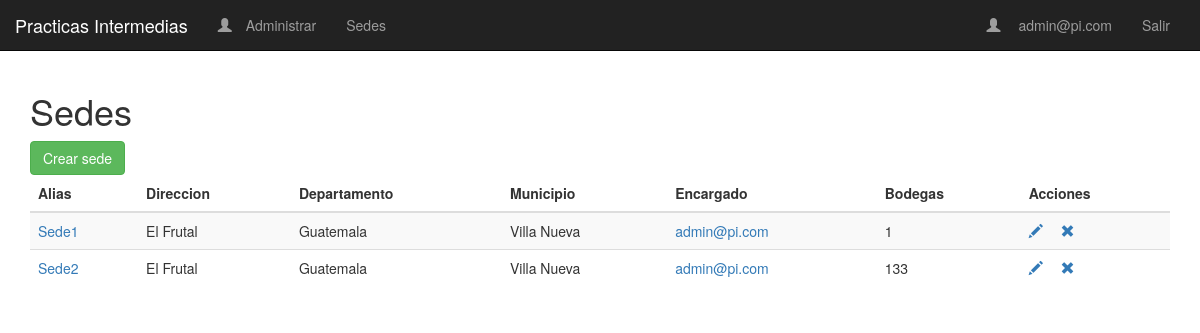
Screenshot of /sedes (signed in) with the database file from the repository.
### sedes/models.py (models this page shows, shortened)
class Usuario(AbstractBaseUser, PermissionsMixin):
    dpi = models.BigIntegerField(
        unique=True,
        validators=[
            MaxValueValidator(9999999999999),
            MinValueValidator(100000000000)
        ]
    )
    nombre = models.CharField(max_length=300)
    fecha_nacimiento = models.DateField('Fecha Nacimiento')
    email = models.EmailField(_('Correo Electronico'), primary_key=True)
    is_admin = models.BooleanField(default=False)
    is_staff = models.BooleanField(default=False)
    is_active = models.BooleanField(default=True)
    date_joined = models.DateTimeField(default=timezone.now)
    USERNAME_FIELD = 'email'
    REQUIRED_FIELDS = ['dpi', 'fecha_nacimiento']
    objects = CustomUserManager()
    class Meta:
        permissions = (("registrar_cliente", "Para registrar clientes de una sede"),
                   ("registrar_venta", "Para registrar ventas de productos"),
                   ("visualizar_reporte", "Para visualizar reportes de ventas"),
                   ("actualizar_inventario", "Para modificar la cantidad de productos del inventario"),
                   ("solicitar_transferencia", "Para solicitar una transferencia de productos"),
                   ("ordenes_transferencia_externa", "Para revisar ordenes de transferencias entre sedes"),
                   ("ordenes_transferencia_interna", "Para revisar ordenes de transferencias entre bodegas"),
                   ("ordenes_venta", "Para modificar el estado de entregado de una orden de venta"),
                   ("ordenes_transferencia", "Para modificar el estado de entregado de una orden de transferencia"))

class Sede(models.Model):
    alias = models.CharField(max_length=200, unique= True)
    direccion = models.CharField(max_length=500)
    departamento = models.CharField(max_length=50)
    municipio = models.CharField(max_length=50)
    encargado = models.ForeignKey(settings.AUTH_USER_MODEL, on_delete=models.CASCADE)
    numero_bodegas = models.IntegerField(default=0)

### sedes/views.py (the view)
# urls.py: path('sedes', views.SedeList.as_view(), name='lista_sedes'),
class SedeList(LoginRequiredMixin, ListView):
    model = Sede

### sedes/templatetags/group_checker.py (called while the page is built)
@register.filter(name='has_group')
def has_group(user, group_name):
    group = Group.objects.get(name=group_name)
    return True if group in user.groups.all() else False

### sedes/templates/sedes/sede_list.html
{% extends '../base.html' %}
{% block body_block %}
<h1>Sedes</h1>
<a class="btn btn-success" href="{% url "crear_sede" %}">Crear sede</a>
<table class="table table-striped">
    <thead class="thead-dark">
        <tr>
            <th>Alias</th>
            <th>Direccion</th>
            <th>Departamento</th>
            <th>Municipio</th>
            <th>Encargado</th>
            <th>Bodegas</th>
            <th colspan="3">Acciones</th>
        </tr>
    </thead>
    <tbody class="table-hover">
        {% for sede in object_list %}
        <tr>
            <td><a href="{% url "detalle_sede"  sede.id  %}">{{ sede.alias }}</a></td>
            <td>{{ sede.direccion }}</td>
            <td>{{ sede.departamento }}</td>
            <td>{{ sede.municipio }}</td>
            <td><a href='{% url "ver_usuario" sede.encargado.dpi %}'>{{ sede.encargado.email }}</a></td>
            <td>{{ sede.numero_bodegas }}</td>
            <td>
                <a href="{% url "modificar_sede"  sede.id  %}"> <span class="glyphicon glyphicon-pencil">&nbsp;</span></a>
                <a href="{% url "eliminar_sede"  sede.id  %}"> <span class="glyphicon glyphicon-remove">&nbsp;</span></a>
            </td>
        </tr>
        {% endfor %}
    </tbody>
</table>
{% endblock %}

### sedes/templates/base.html (shortened to what this page needs)
{% load group_checker %}
<!DOCTYPE html>
<html>
<head>
    <link rel="stylesheet" href="https://maxcdn.bootstrapcdn.com/bootstrap/3.3.7/css/bootstrap.min.css"
>
</head>
<body>
    <nav class="navbar navbar-inverse navbar-static-top">
        <div class="navbar-header">
            <a class="navbar-brand" href="#">Practicas Intermedias</a>
        </div>
        <div class="container">
            <ul class="nav navbar-nav">
                {% if user.is_authenticated %}
                {% if user.is_staff %}
                <li><a class="navbar-link" href="{% url 'admin:index' %}"><span
                            class="glyphicon glyphicon-user">&nbsp;</span>Administrar</a></li>
                {% endif %}
                <li ><a class='navbar-link' href="{% url 'lista_sedes' %}">Sedes</a></li>
                {% endif %}
            </ul>
            <ul class="nav navbar-nav navbar-right">
                {% if user.is_authenticated %}
                <li><a class="navbar-link" href="/"><span class="glyphicon glyphicon-user">&nbsp;</span>
                        {{ user.email }}</a></li>
                <li ><a class='navbar-link' href="{% url 'logout' %}">Salir</a></li>
                {% else %}
                <li><a class='navbar-link' href="{% url 'crear_usuario' %}">Registrarse</a></li>
                <li><a class='navbar-link' href="{% url 'login' %}">Iniciar Sesión</a></li>
                {% endif %}
            </ul>
        </div>
    </nav>
    <div class="container">
        {% block body_block %}
        {% endblock %}
    </div>
</body>
</html>

### rows the page displays
Usuario: email "admin@pi.com"
Sede: alias "Sede1", direccion "El Frutal", departamento "Guatemala", municipio "Villa Nueva", encargado.email "admin@pi.com", numero_bodegas "1"
Sede: alias "Sede2", direccion "El Frutal", departamento "Guatemala", municipio "Villa Nueva", encargado.email "admin@pi.com", numero_bodegas "133"
